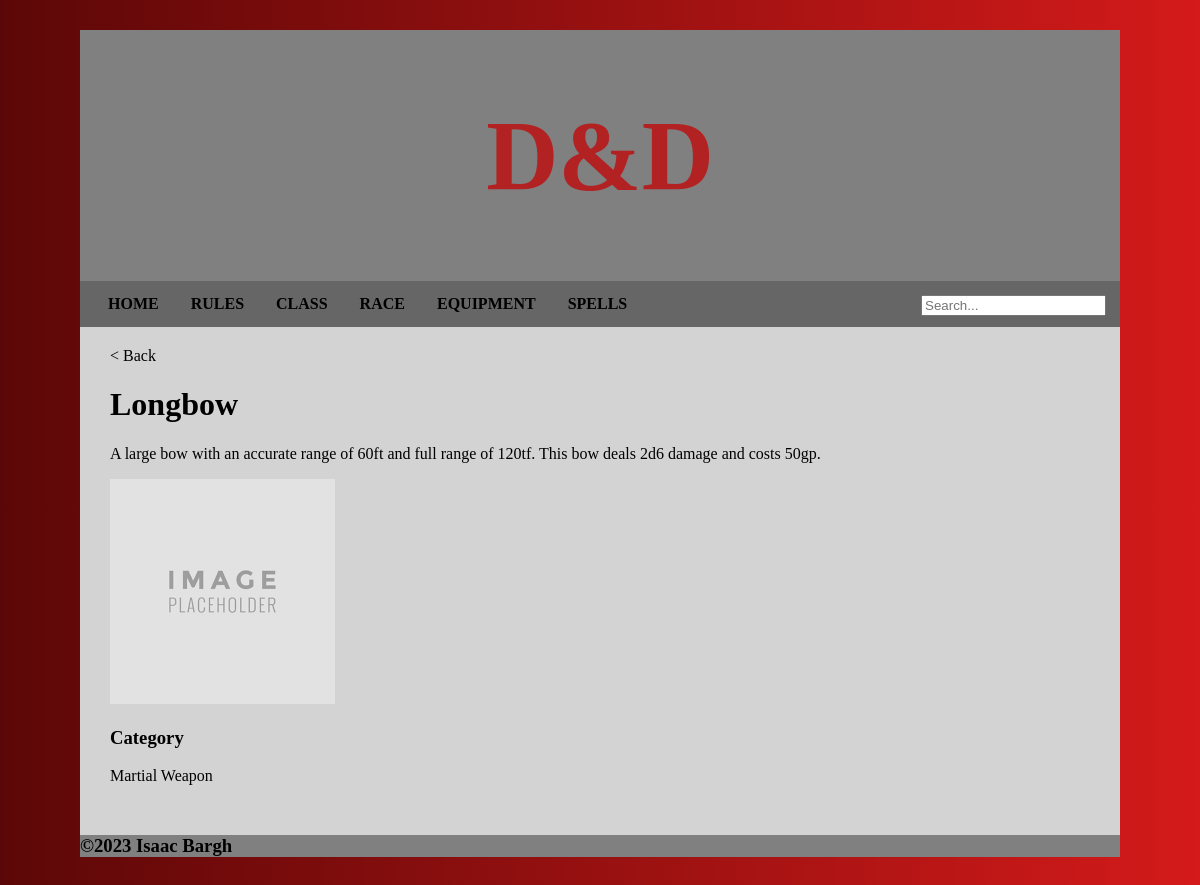
The app's page /equipment/1, older data.
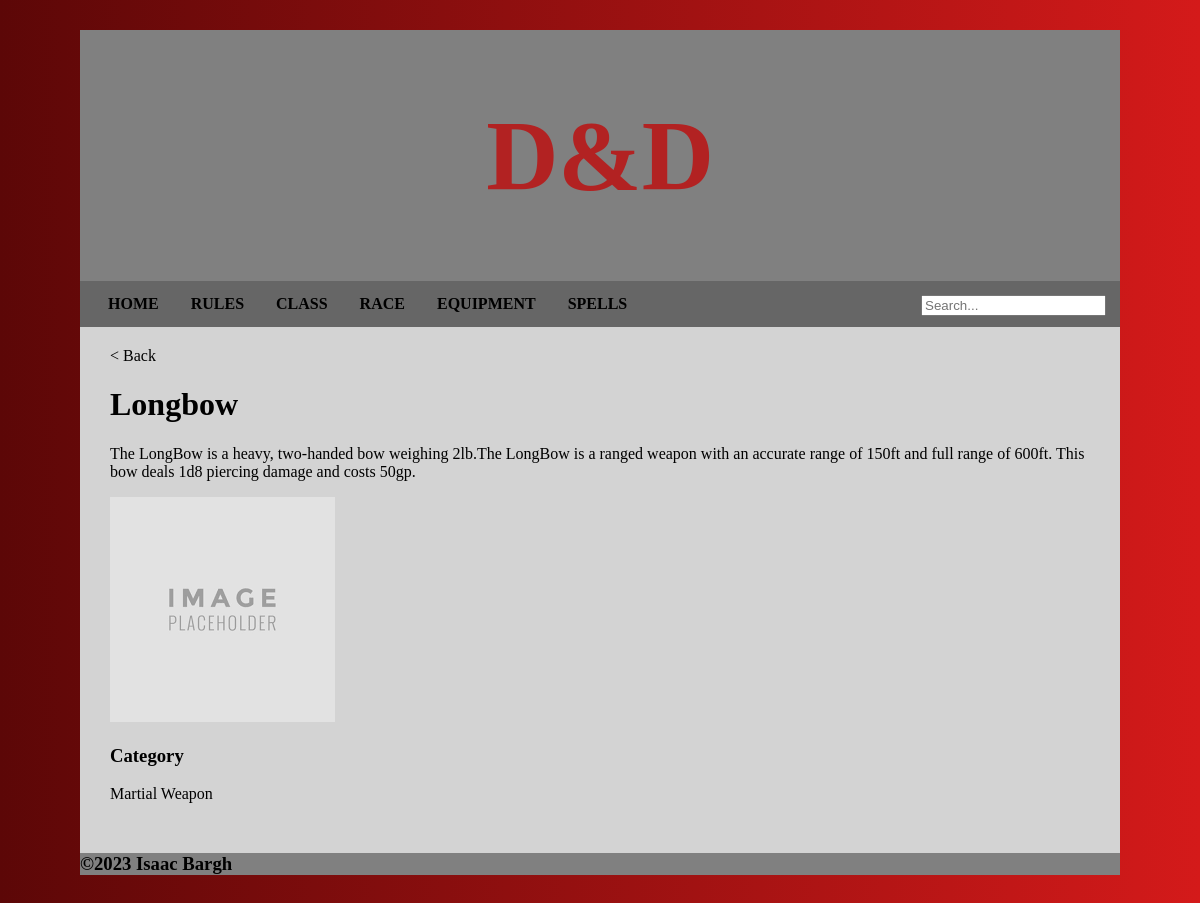
The same page, newer data.
### tables this page shows
CREATE TABLE Equipment (id INTEGER PRIMARY KEY AUTOINCREMENT, name TEXT, description TEXT, category INTEGER REFERENCES EquipmentCategory (id), image TEXT, summary TEXT);

CREATE TABLE EquipmentCategory (id INTEGER PRIMARY KEY AUTOINCREMENT, name TEXT);

### routes.py (the view)
@app.route('/equipment/<int:id>')
def equipment(id):
    conn = sqlite3.connect('DnD.db')
    cur = conn.cursor()
    cur.execute('SELECT * FROM Equipment WHERE id=?',(id,))
    results = cur.fetchone()
    cur.execute('SELECT name FROM EquipmentCategory WHERE id =(SELECT Category FROM Equipment WHERE id=?)',(id,))
    category= cur.fetchall()
    return render_template("equipment.html",title=results[1],results=results, category=category)

### templates/equipment.html
{% extends 'layout.html' %}
{% block content %}
<a class="all_link" href= "/all_equipment">
    < Back
</a>
<H1>{{results[1]}}</H1>
<p>{{results[2]}}</p>
<img src="/{{results[4]}}">
<H3>Category</H3>
{%for item in category%}
<p> {{item[0]}}  </p>
{%endfor%}
{% endblock %}

### templates/layout.html (shortened to what this page needs)
<!DOCTYPE html>
<html lang="en">
<head>
    <link rel="stylesheet" href="/static/css/style.css"/>
</head>
<body>
    <header>
        {% include "header.html" %}
    </header>
    <nav>
        {% include "nav.html" %}
    </nav>
    <main>
        {% block content %}{% endblock %}
    </main>
    <footer>
        <h3>&copy;2023 Isaac Bargh</h3>
    </footer>
</body>
</html>

### templates/header.html
<h1>D&D</h1>

### templates/nav.html
    <a class="nav_link" href="/">HOME</a>
    <a class="nav_link" href="/rules">RULES</a>
    <a class="nav_link" href="/all_classes">CLASS</a>
    <a class="nav_link" href="/all_races">RACE</a>
    <a class="nav_link" href="/all_equipment">EQUIPMENT</a>
    <a class="nav_link" href="/schools">SPELLS</a>
    <input class="search" type="text" placeholder="Search...">

### static/css/style.css (style rules this page uses)
body { font-family:"Comic Sans MS"; background-color: lightgray; margin-top: 30px; margin-bottom: 50px; margin-right: 80px; margin-left: 80px; }
html { background-image: linear-gradient(to left, rgb(212, 26, 26), rgb(92, 7, 7)); }
header { background-color: gray; padding: 1px 0px; font-family: fantasy; text-align: center; color: firebrick; font-weight: bolder; font-size: 50px; }
footer { background-color: gray; font-family: 'Lucida Sans'; }
main { margin-top: 20px; margin-bottom: 50px; margin-right: 30px; margin-left: 30px; }
nav { background-color: #666; color: #FFFF; font-weight: bold; padding: 14px; }
.nav_link { color: Black; text-decoration: none; padding: 14px; margin: 0px; }
.all_link { color: Black; text-decoration: none; }
.search { float: right; }

Row changes from the older to the newer data that the page shows:
changed Equipment "Longbow": description "A large bow with an accurate range of 60ft and full range of 120tf. This bow deals 2d6 damage and costs 50gp." → "The LongBow is a heavy, two-handed bow weighing 2lb.The LongBow is a ranged weapon with an accurate range of 150ft and full range of 600ft. This bow deals 1d8 piercing damage and costs 50gp."
